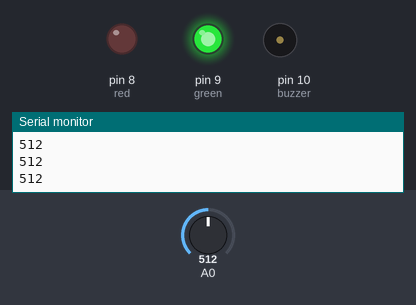
Recording of a sketch running on a simulated Arduino Uno, built with avr-gcc and run on an emulated ATmega328P. Parts: output pins drawn as LEDs (lit = HIGH), buzzer (waves = sounding, pin HIGH), the last lines printed to the serial monitor. Inputs (shaded band) come from the test bench; at power-on: A0 = 512.

Above: at 1.2 s.
1.3 s: A0 set to 33
2.8 s: A0 set to 27
At 3.9 s:
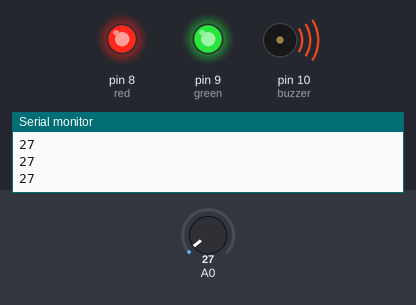
4.3 s: A0 set to 122
At 5.1 s:
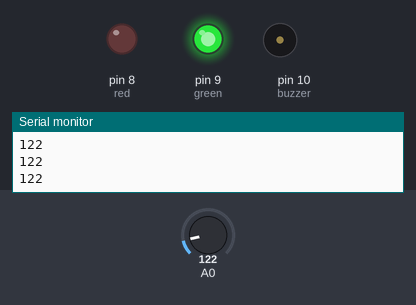
5.8 s: A0 set to 20
At 6.5 s:
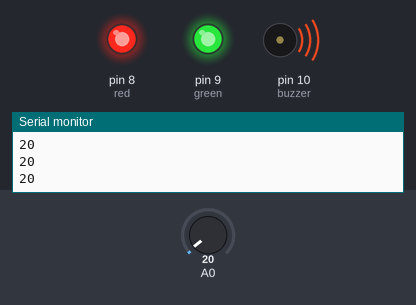
Timing chart, 0 to 8.3 s (numbered marks = the images above; inputs shaded):
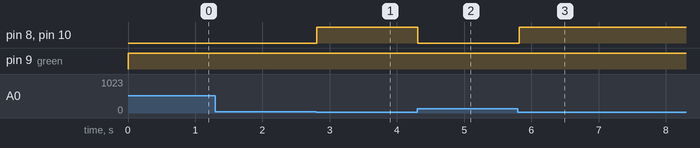

The sketch:

Falem_detector_With_Buzzer.ino
```cpp
// lowest and highest sensor readings:
const int sensorMin = 0;     // sensor minimum
const int sensorMax = 1024;  // sensor maximum
int red=8;
int green=9;
int buzzer=10;


void setup()
{
  // initialize serial communication @ 9600 baud:
  Serial.begin(9600);
  pinMode(green,OUTPUT);
  pinMode(red,OUTPUT);
  pinMode(buzzer,OUTPUT);
}
void loop() {
  // read the sensor on analog A0:
  int value = analogRead(A0);
  // map the sensor range (four options):
  // ex: 'long int map(long int, long int, long int, long int, long int)'
  Serial.println(value);
  if(value<30)
  {
    digitalWrite(red,1);
    digitalWrite(buzzer,1);
  }
  else
  {
    digitalWrite(red,0);
    digitalWrite(buzzer,0);
    digitalWrite(green,1);
  }
  delay(100);  // delay between reads
}
```

Measured:
- the behaviour switches between 30 and 29 on A0 (found by bisection; images 0 and 1)
- after the input at 2.8 s, pin 8 (red), pin 10 (buzzer): LOW → HIGH at once
- after the input at 4.3 s, pin 8 (red), pin 10 (buzzer): HIGH → LOW at once
- after the input at 5.8 s, pin 8 (red), pin 10 (buzzer): LOW → HIGH at once
